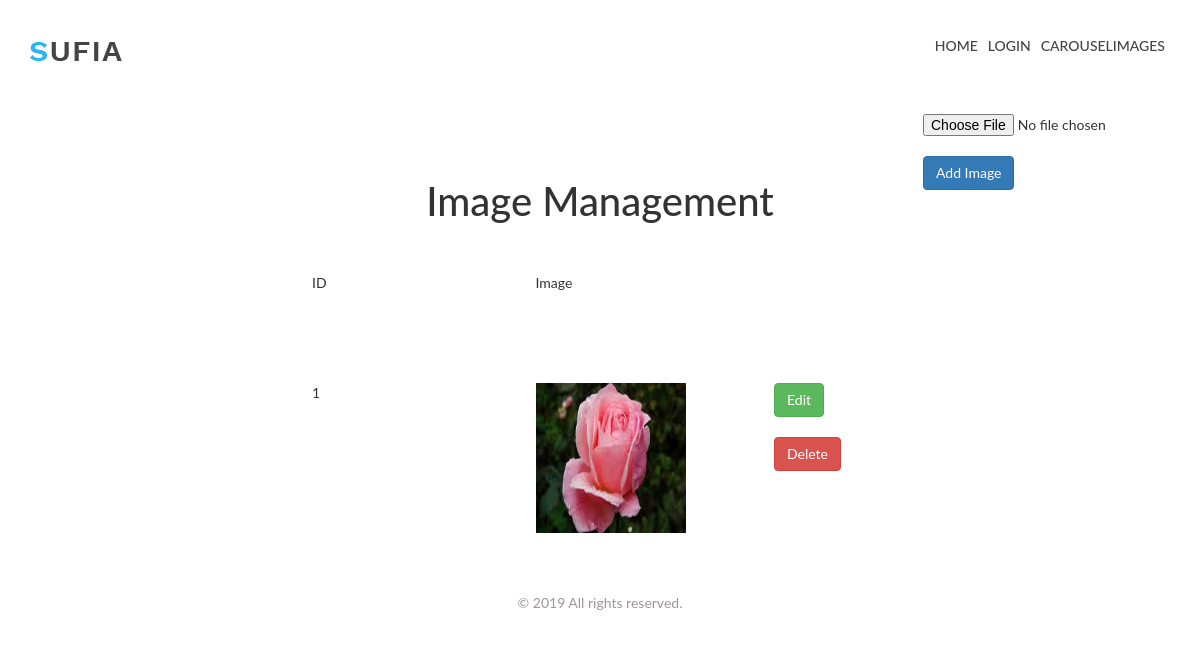
Page /4.05pm/display.php on the committed database.
### tables this page shows
CREATE TABLE `images` (
  `id` int(2) NOT NULL,
  `img` varchar(50) NOT NULL
);

### 4.05pm/display.php (the view, shortened to what this page needs)
<?php include 'header.php';?>
<?php include 'dbconnection.php';?>
<html>
 <body>
<div class="content">
     <form action="addimage.php" method="post" enctype="multipart/form-data">
        <input type="file" name="file" id="file" /> <br />
		<input class="btn btn-primary" type="submit" name="submit" value="Add Image" />
		</form>
</div>
	 <html>
	   <body>
	   <div class="tableContent">
	        <div class="row">
				<h2 >Image Management </h2>
			<div class="col-md-9">
				<div class="col-md-6"> ID </div>
				<div class="col-md-6"> Image </div>
			</div>
			</div>
</div>
 <?php
		$viewData = "SELECT * FROM images ";
		$viewResult = mysqli_query($cid,"$viewData");
		if (mysqli_num_rows($viewResult) > 0) {
		while($rows = mysqli_fetch_assoc($viewResult)) {
		?>
		<div class="tableContent">
		<div class="row">
			<div class="col-md-9">
			<div class="col-md-6"><?php echo $rows['id']; ?></div>
			<div class="col-md-6"><?php  echo "<img src='".$rows['img']."' />";?></div>
			</div>
		<div class="col-md-3">
		  <a class="btn btn-success" href="<?php echo 'editimage.php?id='.$rows['id']; ?>">Edit </a><br /><br />
		  <form action="deleteimage.php" method="post" enctype="multipart/form-data">
		<input class="btn btn-danger"  type="submit" name="submit" value="Delete" />
		</form>
		</div>
		  </div>
	  </div>
	<?php
	}
	}
	?>
	</body>
	</html>
	<?php include 'footer.php';?>

### 4.05pm/assets/css/master.css (style rules this page uses)
.tableContent { padding: 45px 297px; }
.content { padding: 0px 0px; float: right; }
h2, .h2 { font-size: 40px; text-align: center; margin-bottom: 50px; }
body { font-family: "Lato", sans-serif; }
.tableContent img { vertical-align: middle; height: 150px; width: 150px; }

### rows in the picture
images: id "1", img (picture)
